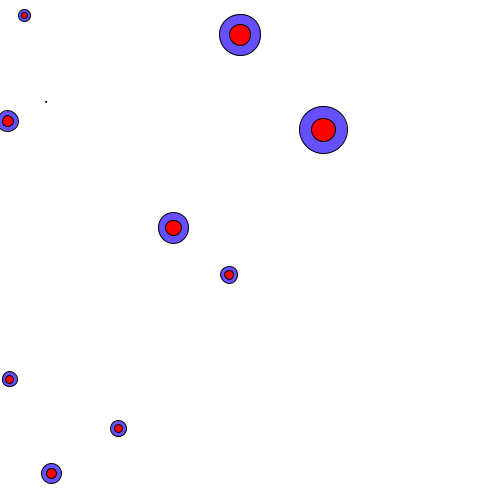
Frame 1 (no input)
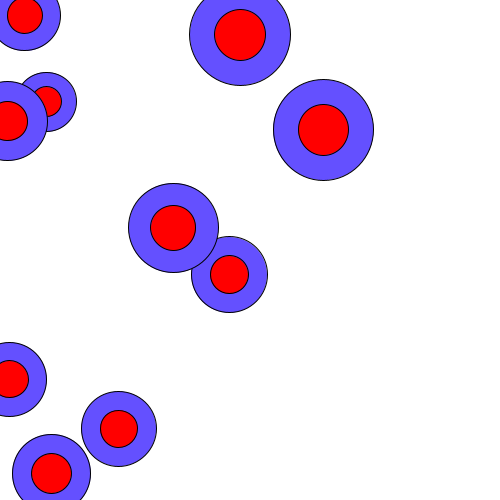
Frame 60 (the mouse pressed at the canvas centre just before this capture)
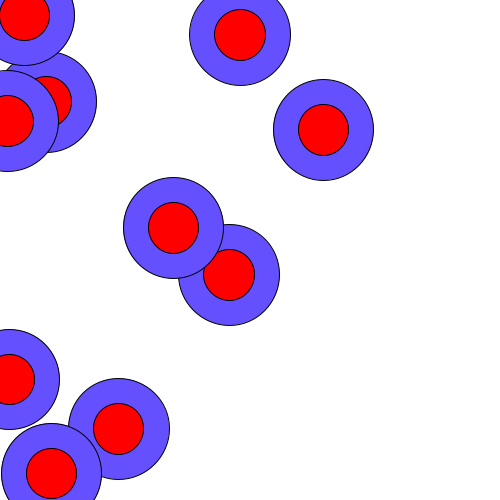
Frame 120 (the mouse held since frame 60 and released just before this capture)

The Processing sketch that drew these frames (run headless with seeded random() and noise(); from frame 60 on, the mouse is pressed at the canvas centre):

// Processing sketch: processing_72050
// ── processing_72050.pde

int flowerNum = 10;

float[] xn = new float [flowerNum];  //create x axis array
float[] yn = new float [flowerNum];  //create y axis array
float[] s= new float [flowerNum];    //create s array for size

void setup() {
  size(500, 500);

  int i = 0;
  while (i<flowerNum) {
    xn[i] = random(500);
    yn[i] = random(500);

    s[i] = random(50); 
    i++;
  }
}

void draw() {

  background(255);
  int i = 0;
  while (i<flowerNum) {
    fill(100, 80, 255); //colour circle blue
    ellipse(xn[i], yn[i], s[i], s[i]);
    fill(255, 0, 0);                        //add a red centre to flower
    ellipse(xn[i], yn[i], s[i]/2, s[i]/2);     //add a red centre to flower
    if (s[i] <100) {
      s[i] = s[i] + 1;
    }
//    else {
//     s[i] = 0;
//    }                add these lines of code to repeat the growing process



    i++;
  }
}
